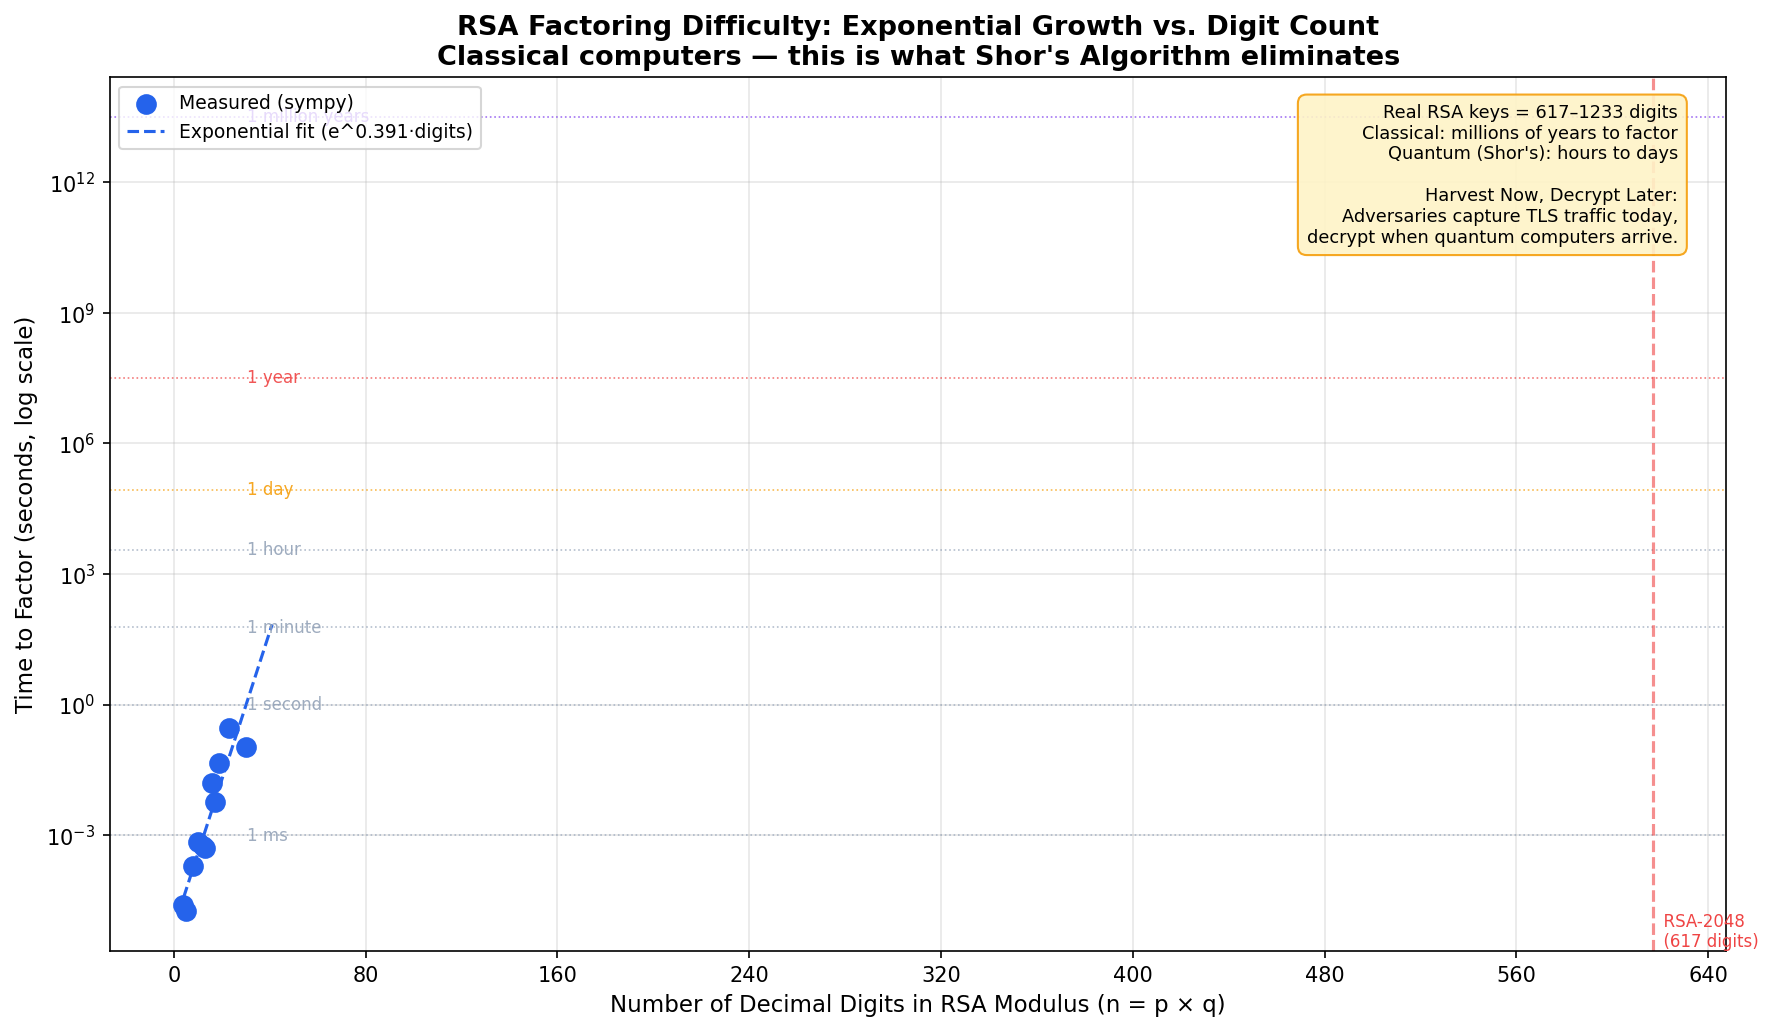

Generate this figure with Python:
"""
RSA Factoring Time — Visualization
====================================
Reads the CSV output from rsa_factoring_demo.py and generates a matplotlib
chart showing how factoring time grows exponentially with digit count.

This visualization makes the RSA quantum vulnerability concrete:
the curve that looks "safe" for 30-digit numbers extrapolates to
millions of years at 600 digits (classically), but Shor's Algorithm
collapses that to hours on a quantum computer.

Usage:
    python rsa_factoring_demo.py   # generates factoring_results.csv first
    python factoring_chart.py      # reads CSV, produces chart

Output:
    factoring_chart.png — saved in the current directory
"""

import csv
import math
import sys
from pathlib import Path

try:
    import matplotlib.pyplot as plt
    import matplotlib.ticker as ticker
    import numpy as np
except ImportError:
    print("ERROR: matplotlib and numpy are required.")
    print("Install with:  pip install matplotlib numpy")
    sys.exit(1)

INPUT_CSV = "factoring_results.csv"
OUTPUT_PNG = "factoring_chart.png"


def load_results(csv_path: str) -> tuple[list[int], list[float]]:
    """
    Load digit counts and factoring times from the CSV produced by
    rsa_factoring_demo.py.

    Args:
        csv_path: Path to the CSV file.

    Returns:
        Tuple of (list of digit counts, list of times in seconds).

    Raises:
        FileNotFoundError: If the CSV doesn't exist yet.
    """
    if not Path(csv_path).exists():
        raise FileNotFoundError(
            f"'{csv_path}' not found.\n"
            "Run rsa_factoring_demo.py first to generate the data."
        )

    digits = []
    times = []
    with open(csv_path, newline="") as f:
        reader = csv.DictReader(f)
        for row in reader:
            digits.append(int(row["actual_digits"]))
            times.append(float(row["avg_seconds"]))

    return digits, times


def fit_exponential(x: list[int], y: list[float]) -> tuple[float, float]:
    """
    Fit an exponential curve y = e^(a*x + b) to the data using log-linear
    regression. This confirms the exponential growth we expect from the
    theory of factoring complexity.

    Args:
        x: X values (digit counts).
        y: Y values (factoring times in seconds).

    Returns:
        Tuple (a, b) — coefficients for ln(y) = a*x + b.
    """
    # Replace any zero times with a tiny value to avoid log(0)
    y_safe = [max(t, 1e-9) for t in y]
    log_y = [math.log(t) for t in y_safe]

    # Simple linear regression on (x, log(y)) — i.e. exponential fit
    n = len(x)
    mean_x = sum(x) / n
    mean_log_y = sum(log_y) / n
    cov_xy = sum((x[i] - mean_x) * (log_y[i] - mean_log_y) for i in range(n))
    var_x = sum((xi - mean_x) ** 2 for xi in x)
    a = cov_xy / var_x
    b = mean_log_y - a * mean_x
    return a, b


def build_chart(digits: list[int], times: list[float]):
    """
    Generate and save the factoring time chart.

    Chart design:
      - Measured data points: blue dots
      - Exponential fit curve: dashed blue line (extrapolated)
      - Real RSA-2048 annotation: vertical red line at 617 digits
      - Quantum speedup annotation: horizontal arrow showing collapse
      - Log scale on y-axis so the exponential appears as a straight line

    Args:
        digits: X values — digit counts of the RSA modulus n.
        times: Y values — factoring times in seconds.
    """
    fig, ax = plt.subplots(figsize=(12, 7))

    # --- Measured data ---
    ax.scatter(digits, times, color="#2563EB", s=80, zorder=5, label="Measured (sympy)")

    # --- Exponential fit extrapolated to 40 digits ---
    a, b = fit_exponential(digits, times)
    x_fit = list(range(min(digits), 42))
    y_fit = [math.exp(a * xi + b) for xi in x_fit]
    ax.plot(x_fit, y_fit, "--", color="#2563EB", linewidth=1.5,
            label=f"Exponential fit (e^{a:.3f}·digits)")

    # --- Y axis: log scale so exponential appears as a line ---
    ax.set_yscale("log")

    # Add reference horizontal lines for human-intuitive time anchors
    time_references = {
        1e-3: ("1 ms", "#94A3B8"),
        1.0: ("1 second", "#94A3B8"),
        60.0: ("1 minute", "#94A3B8"),
        3600.0: ("1 hour", "#94A3B8"),
        86400.0: ("1 day", "#F59E0B"),
        3.156e7: ("1 year", "#EF4444"),
        3.156e13: ("1 million years", "#7C3AED"),
    }
    for y_val, (label, color) in time_references.items():
        ax.axhline(y=y_val, color=color, linewidth=0.8, linestyle=":", alpha=0.7)
        ax.text(max(digits) + 0.5, y_val, label, va="center",
                fontsize=8, color=color, alpha=0.9)

    # --- RSA-2048 annotation ---
    # RSA-2048 has a 617-digit decimal modulus
    # We draw this even though it's far off the x-axis, to anchor intuition
    ax.axvline(x=617, color="#EF4444", linewidth=1.5, linestyle="--", alpha=0.6)
    ax.text(617, ax.get_ylim()[0] if ax.get_ylim()[0] > 0 else 1e-9,
            "  RSA-2048\n  (617 digits)", fontsize=8, color="#EF4444",
            va="bottom", ha="left")

    # --- Annotation box explaining the quantum threat ---
    annotation_text = (
        "Real RSA keys = 617–1233 digits\n"
        "Classical: millions of years to factor\n"
        "Quantum (Shor's): hours to days\n"
        "\nHarvest Now, Decrypt Later:\n"
        "Adversaries capture TLS traffic today,\n"
        "decrypt when quantum computers arrive."
    )
    ax.annotate(
        annotation_text,
        xy=(0.97, 0.97),
        xycoords="axes fraction",
        ha="right", va="top",
        fontsize=8.5,
        bbox=dict(boxstyle="round,pad=0.5", facecolor="#FEF3C7", edgecolor="#F59E0B", alpha=0.9),
    )

    # --- Labels and formatting ---
    ax.set_xlabel("Number of Decimal Digits in RSA Modulus (n = p × q)", fontsize=11)
    ax.set_ylabel("Time to Factor (seconds, log scale)", fontsize=11)
    ax.set_title(
        "RSA Factoring Difficulty: Exponential Growth vs. Digit Count\n"
        "Classical computers — this is what Shor's Algorithm eliminates",
        fontsize=13, fontweight="bold"
    )
    ax.legend(loc="upper left", fontsize=9)
    ax.grid(True, which="both", alpha=0.3)

    # Format x-axis as integers
    ax.xaxis.set_major_locator(ticker.MaxNLocator(integer=True))

    plt.tight_layout()
    plt.savefig(OUTPUT_PNG, dpi=150, bbox_inches="tight")
    print(f"Chart saved to: {OUTPUT_PNG}")
    plt.show()


def main():
    """
    Load factoring results and render the chart.
    """
    print("Loading factoring results from:", INPUT_CSV)
    try:
        digits, times = load_results(INPUT_CSV)
    except FileNotFoundError as e:
        print(f"ERROR: {e}")
        sys.exit(1)

    print(f"Loaded {len(digits)} data points. Building chart...")
    build_chart(digits, times)

    print()
    print("KEY INSIGHT:")
    print("  The log-scale y-axis makes the exponential curve appear as a straight line.")
    print("  Each additional digit multiplies the factoring time by a constant factor.")
    print("  That's what 'exponential difficulty' means — and what Shor's Algorithm breaks.")


if __name__ == "__main__":
    main()
